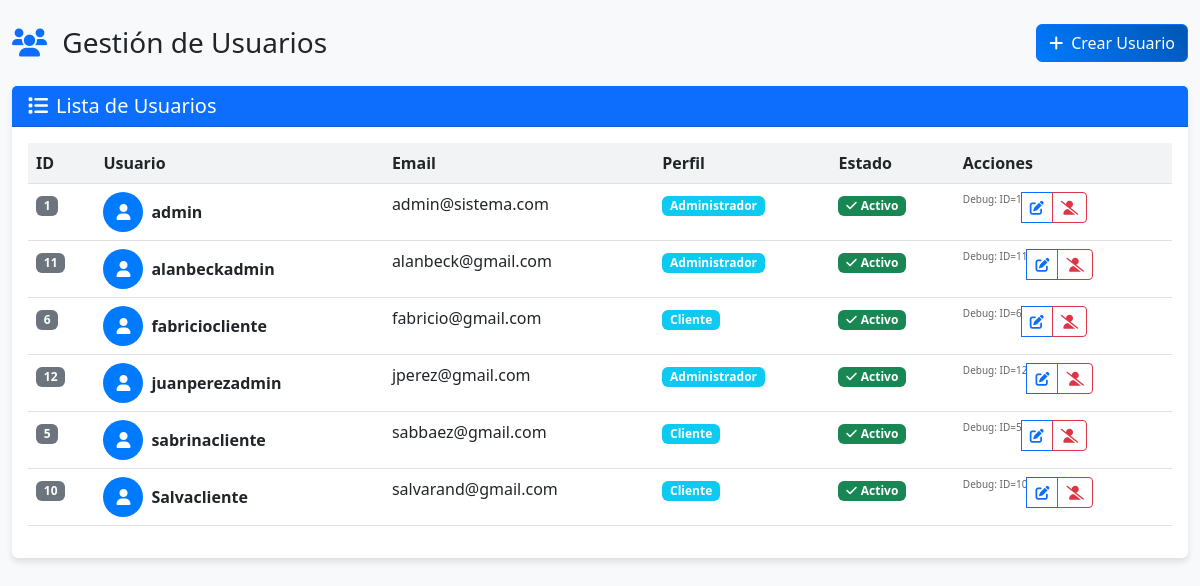
The page /controllers/UsuarioController.php?a=list (signed in) on the database its author committed.
### tables this page shows
CREATE TABLE `usuarios` (
  `id` int(11) NOT NULL,
  `persona_id` int(11) NOT NULL,
  `nombre_usuario` varchar(50) NOT NULL,
  `email` varchar(150) NOT NULL,
  `password` varchar(255) NOT NULL,
  `domicilio` varchar(200) DEFAULT NULL,
  `perfil_id` int(11) NOT NULL,
  `ultimo_acceso` datetime DEFAULT NULL,
  `intentos_fallidos` int(11) NOT NULL DEFAULT 0,
  `bloqueado_hasta` datetime DEFAULT NULL,
  `activo` tinyint(1) NOT NULL DEFAULT 1,
  `fecha_creacion` timestamp NOT NULL DEFAULT current_timestamp()
);

### controllers/BaseController.php (called while the page is built, shortened)
<?php
class BaseController {
    protected function render($vista, $datos = []) {
        extract($datos);
        include $vista;
    }
}
?>

### config/database.php (called while the page is built)
<?php
class Database {
    private static $instance = null;
    private $connection;
    private $host = 'localhost';
    private $dbname = 'premoldeado';
    private $username = 'root';
    private $password = '';
    public static function getInstance() {
        if (self::$instance === null) {
            self::$instance = new self();
        }
        return self::$instance;
    }
    private function __construct() {
        try {
            $this->connection = new PDO(
                "mysql:host={$this->host};dbname={$this->dbname};charset=utf8mb4",
                $this->username,
                $this->password,
                [
                    PDO::ATTR_ERRMODE => PDO::ERRMODE_EXCEPTION,
                    PDO::ATTR_DEFAULT_FETCH_MODE => PDO::FETCH_ASSOC,
                    PDO::ATTR_EMULATE_PREPARES => false
                ]
            );
        } catch (PDOException $e) {
            die("Error de conexión: " . $e->getMessage());
        }
    }
    public function getConnection() {
        return $this->connection;
    }
}
?>

### models/Usuario.php (called while the page is built, shortened)
<?php
require_once __DIR__ . '/../config/database.php';
class Usuario {
    private $db;
    public function __construct() {
        $this->db = Database::getInstance()->getConnection();
    }
    public function listar($limite = null, $offset = 0) {
        try {
            $sql = "SELECT
                        u.persona_id as id,
                        u.nombre_usuario,
                        u.email,
                        u.domicilio,
                        u.ultimo_acceso,
                        u.fecha_creacion,
                        CASE WHEN u.activo = 1 THEN 'Activo' ELSE 'Inactivo' END as estado,
                        COALESCE(p.nombre, 'Administrador') as perfil_nombre
                    FROM usuarios u
                    LEFT JOIN perfiles p ON u.perfil_id = p.id
                    ORDER BY u.nombre_usuario ASC";
            $stmt = $this->db->prepare($sql);
            if ($limite !== null) {
                $stmt->execute([$limite, $offset]);
            } else {
                $stmt->execute();
            }
            return $stmt->fetchAll(PDO::FETCH_ASSOC);
        } catch (PDOException $e) {
            error_log("Error al listar usuarios: " . $e->getMessage());
            return [];
        }
    }
}
?>

### views/pages/usuarios/listado_usuarios.php (the view, shortened to what this page needs)
<!DOCTYPE html>
<html lang="es">
<head>
    <link href="https://cdn.jsdelivr.net/npm/bootstrap@5.3.0/dist/css/bootstrap.min.css" rel="stylesheet">
    <link href="https://cdnjs.cloudflare.com/ajax/libs/font-awesome/6.0.0/css/all.min.css" rel="stylesheet">
</head>
<body>
    <div class="container-fluid mt-4">
        <div class="row">
            <div class="col-12">
                <div class="d-flex justify-content-between align-items-center mb-4">
                    <h1 class="h3 mb-0">
                        <i class="fas fa-users text-primary me-2"></i>
                        Gestión de Usuarios
                    </h1>
                    <a href="/Sistema_Premoldeado/controllers/UsuarioController.php?a=crear" class="btn btn-primary">
                        <i class="fas fa-plus me-2"></i>Crear Usuario
                    </a>
                </div>
                <div class="card">
                    <div class="card-header bg-primary text-white">
                        <h5 class="card-title mb-0">
                            <i class="fas fa-list me-2"></i>Lista de Usuarios
                        </h5>
                    </div>
                    <div class="card-body">
                        <?php if (isset($usuarios) && is_array($usuarios) && count($usuarios) > 0): ?>
                            <div class="table-responsive">
                                <table class="table table-hover">
                                    <thead>
                                        <tr>
                                            <th>ID</th>
                                            <th>Usuario</th>
                                            <th>Email</th>
                                            <th>Perfil</th>
                                            <th>Estado</th>
                                            <th>Acciones</th>
                                        </tr>
                                    </thead>
                                    <tbody>
                                        <?php foreach ($usuarios as $user): ?>
                                            <tr>
                                                <td>
                                                    <span class="badge bg-secondary"><?= $user['id'] ?></span>
                                                </td>
                                                <td>
                                                    <div class="d-flex align-items-center">
                                                        <div class="user-avatar d-flex align-items-center justify-content-center text-white me-2">
                                                            <i class="fas fa-user"></i>
                                                        </div>
                                                        <strong><?= htmlspecialchars($user['nombre_usuario']) ?></strong>
                                                    </div>
                                                </td>
                                                <td><?= htmlspecialchars($user['email']) ?></td>
                                                <td>
                                                    <span class="badge bg-info">
                                                        <?= htmlspecialchars($user['perfil_nombre'] ?? 'Sin perfil') ?>
                                                    </span>
                                                </td>
                                                <td>
                                                    <?php
                                                    $activo = $user['activo'] ?? ($user['estado'] == 'Activo' ? 1 : 0);
                                                    ?>
                                                    <?php if ($activo): ?>
                                                        <span class="badge bg-success">
                                                            <i class="fas fa-check me-1"></i>Activo
                                                        </span>
                                                    <?php else: ?>
                                                        <span class="badge bg-danger">
                                                            <i class="fas fa-times me-1"></i>Inactivo
                                                        </span>
                                                    <?php endif; ?>
                                                </td>
                                                <td>
                                                    <div class="btn-group btn-group-sm" role="group">
                                                        <small style="display: block; font-size: 10px; color: #666;">
                                                            Debug: ID=<?= $user['id'] ?>
                                                        </small>
                                                        <a href="?a=edit&id=<?= $user['id'] ?>"
                                                           class="btn btn-outline-primary"
                                                           title="Editar usuario (ID: <?= $user['id'] ?>)">
                                                            <i class="fas fa-edit"></i>
                                                        </a>
                                                        <?php if ($activo): ?>
                                                            <a href="?a=delete&id=<?= $user['id'] ?>"
                                                               class="btn btn-outline-danger"
                                                               title="Dar de baja (ID: <?= $user['id'] ?>)"
                                                               onclick="return confirm('¿Estás seguro de dar de baja este usuario?')">
                                                                <i class="fas fa-user-slash"></i>
                                                            </a>
                                                        <?php endif; ?>
                                                    </div>
                                                </td>
                                            </tr>
                                        <?php endforeach; ?>
                                    </tbody>
                                </table>
                            </div>
                        <?php endif; ?>
                    </div>
                </div>
            </div>
        </div>
    </div>
</body>
</html>

### controllers/UsuarioController.php (shortened to what this page needs)
<?php
require_once __DIR__ . '/BaseController.php';
require_once __DIR__ . '/../models/Usuario.php';
class UsuarioController extends BaseController {
    private $usuarioModel;
    public function __construct() {
        $this->usuarioModel = new Usuario();
    }
    public function handleRequest() {
        $action = $_GET['a'] ?? 'index';
        switch ($action) {
            case 'list':
            case 'index':
                $this->index();
                break;
        }
    }
    public function index() {
        try {
            $usuarios = $this->usuarioModel->listar();
            $data = [
                'usuarios' => $usuarios ?? [],
                'titulo' => 'Gestión de Usuarios',
                'usuario_logueado' => $this->usuario
            ];
            $this->render(__DIR__ . '/../views/pages/usuarios/listado_usuarios.php', $data);
        } catch (Exception $e) {
            $this->redirectToDashboard('Error al cargar usuarios: ' . $e->getMessage(), 'error');
        }
    }
}
if (basename($_SERVER['PHP_SELF']) === 'UsuarioController.php') {
    $controller = new UsuarioController();
    $controller->handleRequest();
}
?>

### views/pages/usuarios/listado_usuarios.php (style rules this page uses)
body { background-color: #f8f9fa; }
.card { border: none; box-shadow: 0 4px 6px rgba(0,0,0,0.1); }
.btn-primary { background: linear-gradient(45deg, #007bff, #0056b3); }
.table th { background-color: #f1f3f4; border-top: none; }
.user-avatar { width: 40px; height: 40px; border-radius: 50%; background: #007bff; }

### rows shown on the page
usuarios: persona "1", nombre_usuario "admin", email "admin@sistema.com", perfil_nombre "Administrador"
usuarios: persona "11", nombre_usuario "alanbeckadmin", email "alanbeck@gmail.com", perfil_nombre "Administrador"
usuarios: persona "6", nombre_usuario "fabriciocliente", email "fabricio@gmail.com", perfil_nombre "Cliente"
usuarios: persona "12", nombre_usuario "juanperezadmin", email "jperez@gmail.com", perfil_nombre "Administrador"
usuarios: persona "5", nombre_usuario "sabrinacliente", email "sabbaez@gmail.com", perfil_nombre "Cliente"
usuarios: persona "10", nombre_usuario "Salvacliente", email "salvarand@gmail.com", perfil_nombre "Cliente"
